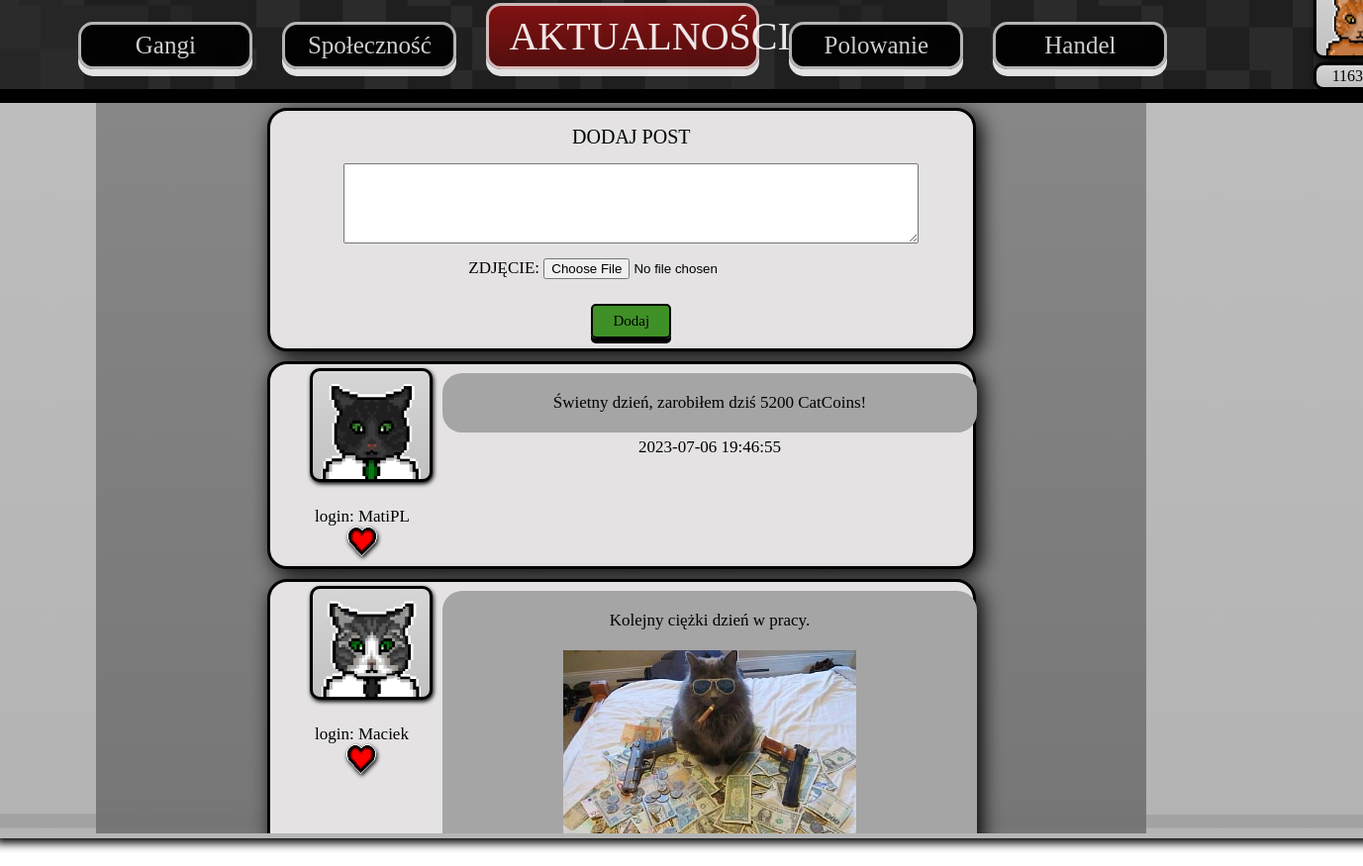
Screenshot of /spolecznosc.php (signed in) with the database file from the repository.
### tables this page shows
CREATE TABLE `uzytkownicy` (
  `id` int(10) UNSIGNED NOT NULL,
  `login` varchar(50) NOT NULL,
  `haslo` varchar(50) NOT NULL,
  `gang` varchar(50) NOT NULL,
  `wyglad` varchar(50) NOT NULL DEFAULT 'rudy1.png',
  `rola` varchar(50) NOT NULL DEFAULT 'user',
  `coins` int(11) NOT NULL DEFAULT 2000
);

CREATE TABLE `posty` (
  `id` int(10) UNSIGNED NOT NULL,
  `idUzytkownika` int(10) UNSIGNED NOT NULL,
  `tresc` text NOT NULL,
  `obrazek` text NOT NULL,
  `data` timestamp NOT NULL DEFAULT current_timestamp() ON UPDATE current_timestamp()
);

### spolecznosc.php (the view, shortened to what this page needs)
<!DOCTYPE html>
<html lang="pl">
<head>
    <link rel="stylesheet" href="style.css">
</head>
<body>
    <?php require("db_session.php"); ?>
    <div class="tlo">
        <div class="okno_glowne">
            <nav>
                <div class="menu">
                    <a href="gangi.php" class="button">Gangi</a>
                    <a href="spolecznosc.php" class="button">Społeczność</a>
                    <a href="aktualnosci.php" class="button" >AKTUALNOŚCI</a>
                    <a href="polowanie.php" class="button">Polowanie</a>
                    <a href="handel.php" class="button">Handel</a>
                </div>
                <div class="menu_profil">
                    <a href="profil.php">
                        <?php
                        $login=$_SESSION['login'];
                        $sql="SELECT gang,wyglad,coins FROM uzytkownicy WHERE login='$login'";
                        $result = $conn->query($sql)->fetch_object();
                        $gang=$_SESSION['gang'];
                        $wyglad=$result->wyglad;
                        echo "<img src='obrazy/glowy/$gang/$wyglad' alt='profil' class='profil_img'>";
                        ?>
                    </a>
                    <div>
                        <?php
                            $coins=$result->coins;
                            echo "<p>$coins</p><img src='grafika/coin.png' class='coins'>"
                        ?>
                    </div>
                </div>
            </nav>
            <article>
                <div class="nad_article spolecznosc">
                    <div class='dodaj_post'>
                        <h4>DODAJ POST</h4>
                        <form action="spolecznosc.php" method="POST" enctype="multipart/form-data">
                            <textarea name="tresc_posta" id="tresc_posta" cols="70" rows="5"></textarea>
                            <p>ZDJĘCIE:   <input type="file" name="obrazek" id="obrazek"></p>
                            <input type="submit" value="Dodaj" class="button">
                        </form>
                    </div>
                    <?php
                        $sql="SELECT p.id,login,tresc,obrazek,data,wyglad FROM posty p,uzytkownicy u WHERE u.id=p.idUzytkownika";
                        $result = $conn->query($sql);
                        while($row=$result->fetch_object()){
                            $login=$row->login;
                            $tresc=$row->tresc;
                            $obrazek=$row->obrazek;
                            $data=$row->data;
                            $wyglad=$row->wyglad;
                            $id=$row->id;
                            echo "<div class='article_post'>
                                <div class='post_profil'>
                                    <img src='obrazy/glowy/mafia/$wyglad' class='profil_img'><br>
                                    <div>
                                    login: $login<br>";
                                    $login_biezacy=$_SESSION['login'];
                                    $sql2 = "SELECT idPostu,u.id FROM polubienia p,uzytkownicy u WHERE idPostu = '$id' AND login ='$login_biezacy' AND u.id=idUzytkownika";
                                    $added = $conn->query($sql2)->num_rows > 0;
                                    $text = $added ? "grafika/polubione.png" : "grafika/odlubione.png";
                                    echo "<img class='polubienia' data-dzban='$id' src='$text' style='height:30px;'>
                                    </div>
                                    </div>
                                <div class='article_post_mniejszy'>
                                <div class='post_tresc'>
                                    $tresc";
                                    if($obrazek!=""){
                                        echo"<img src='obrazy/posty/$obrazek'>";
                                    }
                            echo "
                                <br>
                                </div>
                                $data
                                </div>
                                </div>";
                        }
                    ?>
                </div>
                </div>
            </div>
</body>
</html>

### rows the page displays
uzytkownicy: wyglad (picture), coins "1163"
posty: idUzytkownika.wyglad (picture), idUzytkownika.login "MatiPL", tresc "Świetny dzień, zarobiłem dziś 5200 CatCoins!", data "2023-07-06 19:46:55"
posty: idUzytkownika.wyglad (picture), idUzytkownika.login "Maciek", tresc "Kolejny ciężki dzień w pracy.", obrazek (picture)
